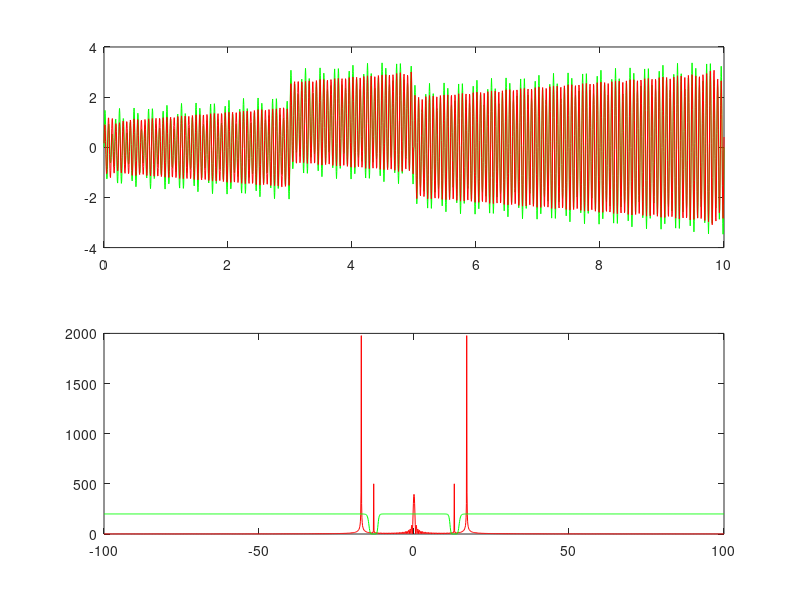

This chart was generated by the following MATLAB code:
%Widmo amplitudowe
%Trojkatny (Amp=2, tw=0, szer=4)
Fs=100;
t=-4:1/Fs:4;
x=2*(1-abs(t)/2) .*(abs(t)<2); %dzielenie przez polowe szerokosci
XT=fftshift(fft(x));    %przesuniecie energi do 0
f=linspace(-Fs/2, Fs/2, length(t));
WA=abs(XT); %dla sygnalu trojkatnego sinc^2, bo sygnal trojkatny jest zlozeniem 2 sygnalow prostokatnych

subplot(211), plot(t,x);
subplot(212), plot(f,WA);

%%
%Widmo amplitudowe
%Gauss (sr=0, odch=0.5, A=1.5)
%Harm. (okres=0.25, Amp=1.8)
close all; clear; clc;
Fs=100;
t=-4:1/Fs:4;
x1=1.5*exp( -(t.^2)/(2*0.5^2));
x2=1.8.* sin(2*pi*t/0.25);
x=x1+x2;

XT=fftshift(fft(x));    
f=linspace(-Fs/2, Fs/2, length(t));
WA=abs(XT); 

%WA dla harm. 2 delty diraca
%X1+x2 transf sum to suma transformat

subplot(311), plot(t,x);
subplot(312), plot(t,WA);

%%
%Dyskretna transformata Fouriera
close all; clear; clc;
x=[1 0 -2 1];
fft(x)

%%
% Filtracja czestotliwosciowa
% Fs=100; t=<-4,4>
% x1 gauss, amp=1.8, sr=0, odch=0.5, t=<-4,4>
% x2 harm, amp=1.8, okres=0.25;
% sygnal jest suma sygnalow x1 + x2
% odfiltrowac w czestotliwosci sygnal gaussa a nastepnie sygnal harmoniczny
% powrocic do czasu, wyswitlic przefiltrowane wykresy i WA

close all; clear; clc;

Fs=100;
t=-4:1/Fs:4;
x1=1.5*exp( -(t.^2)/(2*0.5^2));
x2=1.8.* sin(2*pi*t/0.25);
x=x1+x2;

XT=fftshift(fft(x));    
f=linspace(-Fs/2, Fs/2, length(t));

%Usuniecie sygnalu harmonicznego
LP=1.0*(abs(f)<=2); %filtr dolnoprzepustowy
XT_new=XT.*LP;
x_new=ifft(ifftshift(XT_new));

%Usuniecie sygnalu gassa
LP2=1.0*(abs(f)>=2); %filtr gornoprzepustowy
XT_new2=XT.*LP;
x_new2=ifft(ifftshift(XT_new));


WA=abs(XT); 
subplot(211), plot(t,x, 'r', t, x_new, 'g');
subplot(212), plot(f,WA,'r', f,LP*Fs, 'g');

%%
close all; clear; clc;
%t=<0,10>s, Fs=200Hz
%x: suma x1,x2,x3
%x1: prostokatny, szer=2, sr=4, amp=1
%x2: harm, A=0.5, f=13Hz
%x3: harm. A-rosnaca od 1 do 3, f=17Hz
%policzyc i wyswietnic WA

Fs=200;
t=0:1/Fs:10;

%x1= 1*(t>=2 & t<=6);
x1=1*(abs(t-4)<1);
x2=0.5*sin(2*pi*t*13);
x3=(1+t/5).*sin(2*pi*t*17);

x=x1+x2+x3;

XT=fftshift(fft(x));
WA=abs(XT);
f=linspace(-Fs/2, Fs/2, length(t));

%odfiltrowanie 13Hz sygnalu
%BS=1-1.0*(abs(f)>11.5 & abs(f)<14)); %BS-bountstop
%xn=ifft(ifftshift(XT.*BS));

%odfiltrowanie sygnalow czestotliwosciowych
%LP=1.0*(abs(f)<8); %filtr LP
%xn=ifft(ifftshift(XT.*LP));

%odfiltrowanie sygnalow czestotliwosciowych
%BT=1./(1+(f./8).^(2*3)); %filtr BT, butterworth 1/(1+(f/F0)^(2*N))
%xn=ifft(ifftshift(XT.*BT));

%odfiltrowanie sygnalow czestotliwosciowych
BS=1./(1+((3*f)./(f.^2-13^2)).^(2*4)); %filtr BS, butterworth 1/(1+((w*f)/(f^2-f0^2))^(2*N))
xn=ifft(ifftshift(XT.*BS));

subplot(211),plot(t,x, 'g', t, xn, 'r');
subplot(212), plot(f,WA, 'r', f,BS*Fs, 'g');

